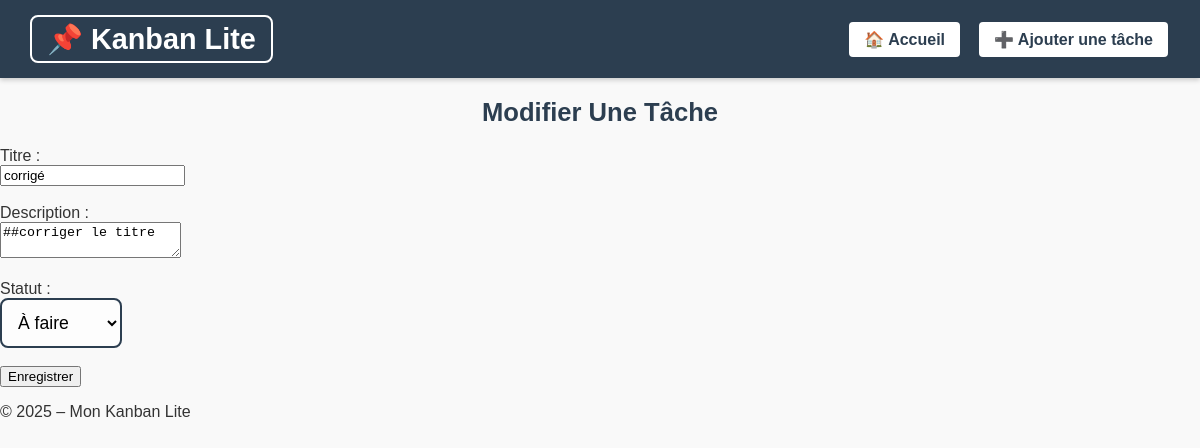
/index.php?route=edit&id=32, run on the app's committed database.
### tables this page shows
CREATE TABLE tasks (
    id INTEGER PRIMARY KEY AUTOINCREMENT,
    title TEXT NOT NULL,
    description TEXT NOT NULL,
    status TEXT NOT NULL DEFAULT 'todo',
    created_at DATETIME DEFAULT CURRENT_TIMESTAMP
);

### controllers/taskController.php (called while the page is built, shortened)
<?php
require_once __DIR__ . '/../models/db.php';
require_once __DIR__ . '/../models/taskModel.php';
function showEditForm() {
    global $pdo;
    $id = $_GET['id'] ?? null;
    $task = getTaskById($pdo, $id);
    include __DIR__ . '/../views/header.php';
    include __DIR__ . '/../views/form_edit.php';
    include __DIR__ . '/../views/footer.php';
}

### models/taskModel.php (called while the page is built, shortened)
<?php
function getTaskById($pdo, $id) {
    $stmt = $pdo->prepare("SELECT * FROM tasks WHERE id = ?");
    $stmt->execute([$id]);
    return $stmt->fetch(PDO::FETCH_ASSOC);
}

### views/form_edit.php (the view, shortened to what this page needs)
<h2>Modifier Une Tâche</h2>
<form action="index.php?route=edit" method="post">
    <label for="title">Titre :</label><br>
    <input type="text" id="title" name="title" value="<?= htmlspecialchars($task['title']) ?>" required><br><br>
    <label for="description">Description :</label><br>
    <textarea id="description" name="description"><?= htmlspecialchars($task['description']) ?></textarea><br><br>
    <label for="status">Statut :</label><br>
    <select id="status" name="status">
        <option value="todo" <?= $task['status'] === 'todo' ? 'selected' : '' ?>>À faire</option>
    </select><br><br>
    <button type="submit">Enregistrer</button>
</form>

### public/style.css (style rules this page uses)
body { font-family: Arial, sans-serif; margin: 0; padding: 0; background: #f9f9f9; color: #333; }
h2 { font-size: 1.6em; margin: 20px auto; text-align: center; color: #2c3e50; font-weight: bold; }
#status { padding: 12px; border: 2px solid #2c3e50; border-radius: 8px; font-size: 1.1em; cursor: pointer; background: #fdfdfd; }
#status option[value="todo"] { background: #fdecea; color: #e74c3c; font-weight: bold; }

### data on the page
tasks: title "corrigé", description "##corriger le titre", status "À faire"
